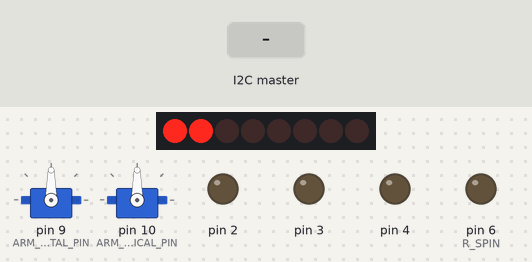
This sketch was run on a simulated Arduino Uno, built with avr-gcc and run on an emulated ATmega328P. On the bench: 8 shift-register outputs drawn as a row of LEDs (first output left, lit = HIGH), 2 × servo, output pins drawn as LEDs (lit = HIGH). Wiring (inferred from the names in the program): shift register (74HC595): data pin 11; shift clock pin 12; latch pin 8. Wiring (inferred from the signals the program sends): row of LEDs: on Q0, Q1, Q2, Q3, Q4, Q5, Q6, Q7. The inputs (shaded band) are chosen by the test bench. Pins used as bus, display or sensor lines are not drawn; what the sketch prints to the serial monitor is not drawn.

Above: at 1.05 s.
1.3 s: the I2C master sends the byte 1
Timing chart, 0 to 8.9 s (numbered marks = the images above; inputs shaded):
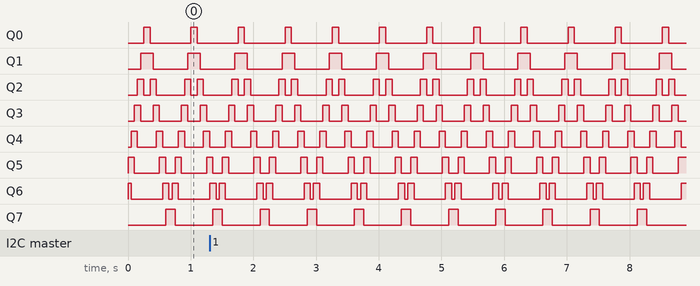

The sketch:

LCB.ino
```cpp
#include <Arduino.h>
#include <Wire.h>
#include "Register.h"
#include "Unit.h"

#define TRANSACTION_LEN 8       // i2c input buffer length. prevents runaway i2c reads
const char compile_date[] = __DATE__ " " __TIME__;

volatile int memIndex = 1;     // store the memory index between i2c read and write

// address to register mapping. only main should be aware of
// addresses. i2c events use them to map address->register enum
// from then on, no need to care about addresses
static register_t address_map[R_LEN] =
{
		[0x00] = R_UNDEFINED,
		[0x01] = R_MOTOR_LEFT,
		[0x02] = R_MOTOR_RIGHT,
		[0x03] = R_ARM_HORIZONTAL,
		[0x04] = R_ARM_HORIZONTAL,
};

// flags, to keep track of updated registers
int event_flags[R_LEN] = { 0 };

// main register memory
int memory[R_LEN] = { 0 };

uint16_t readRequests = 0;      // tracking read requests

void receiveEvent(int num);
void requestEvent();

void setup()
{
    Wire.begin(8);        // join i2c bus
    Wire.onReceive(receiveEvent);   // register event
    Wire.onRequest(requestEvent);   // register event

    Serial.begin(38400);           // start serial for output
    Serial.println(F("begin"));

    unitSetup();
}

// The loop function is called in an endless loop
void loop()
{
//Add your repeated code here

	for (int i = 0; i < R_LEN; i++) {
//		Serial.println("event:");
//		Serial.println(i);

		if (event_flags[i]) {
			unitProcessEvent((register_t) i, memory[i] );
			event_flags[i] = 0;
		}
	}

	unitTick();
	delay(50);
}

void requestEvent() {
    int content = 0xc000;   // register value

//    debugPrintln4(F("--- request event ---"));

    content = memory[memIndex];

//    debugPrint4(F("return value: "));
//    debugPrintln4(content);

    readRequests |= (1 << memIndex); // now we know this register was accessed

    Wire.write(content >> 8);
    Wire.write(content & 0xff);
}

void receiveEvent(int num) {
    byte transaction[TRANSACTION_LEN] = {0};
    byte data;

    int i = 0;
    int code;
    int value = 0;
    int reg = 0;

    while(Wire.available()) {
        data = Wire.read();
        if (i < TRANSACTION_LEN) {
            transaction[i] = data;
        } else {
//            debugPrintln4(F("buffer owerflow"));
        }

        i++;
    }

    if (i != num) {
//        debugPrintln4(F("data length mismatch"));
        // should never happen
        return;
    }

    if (num == 0) {
        return;
    }

    code = transaction[0];
    reg = address_map[code];

    if (reg >= R_LEN || reg == R_UNDEFINED) {
        return;
    }

    Serial.println("code: ");
    Serial.println((int) code);
    Serial.println("reg: ");
    Serial.println((int) reg);

    // if it's a read request. store the register and return
    // next, a requestEvent will occur, and finish the request
    memIndex = code; // always store code, in case master rtries to read data without "write"

    if (i == 1) {
        return;
    }

    if (i != 3) {
        // BORK! raise error..
        return;  //..or just ignore?
    }

    value = transaction[1] << 8;
    value |= transaction[2] & 0xff;

    Serial.println("value: ");
    Serial.println((int) value);

    // register value is unchanged. no need to set triggers. just return
    if (memory[reg] == value) {
        return;
    }

    Serial.println("update");

    memory[reg] = value;
    event_flags[reg] = 1;
}
```

.ino.cpp
```cpp
#ifdef __IN_ECLIPSE__
//This is a automatic generated file
//Please do not modify this file
//If you touch this file your change will be overwritten during the next build
//This file has been generated on 2017-09-25 18:26:33

#include "Arduino.h"
#include <Arduino.h>
#include <Wire.h>
#include "Register.h"
#include "Unit.h"
void setup() ;
void loop() ;
void requestEvent() ;
void receiveEvent(int num) ;

#include "LCB.ino"


#endif
```

LedArray.cpp
```cpp
/*
 * LedArray.cpp
 *
 *  Created on: Sep 23, 2017
 *      Author: jools
 */

#include "LedArray.h"
#include <Arduino.h>
#include "config.h"

LedArray::LedArray() {
	// TODO Auto-generated constructor stub
	  pinMode(latchPin, OUTPUT);
	  pinMode(dataPin, OUTPUT);
	  pinMode(clockPin, OUTPUT);

	  this->ledBits = 3;
	  this->direction = 1;
}

LedArray::~LedArray() {
	// TODO Auto-generated destructor stub
}

void LedArray::run () {
	if (this->direction) {
		this->ledBits <<= 1;
		if (this->ledBits == 384) {
			this->ledBits = 192;
			this->direction = 0;
		}
	} else {
		this->ledBits >>= 1;
		if (this->ledBits == 0) {
			this->ledBits = 3;
			this->direction = 1;
		}
	}

	this->write();
}

void LedArray::write() {

	// turn off the output so the pins don't light up
  // while you're shifting bits:
  digitalWrite(latchPin, LOW);

  // shift the bits out:
  shiftOut(dataPin, clockPin, LSBFIRST, this->ledBits);

    // turn on the output so the LEDs can light up:
  digitalWrite(latchPin, HIGH);

}
```

LedArray.h
```cpp
/*
 * LedArray.h
 *
 *  Created on: Sep 23, 2017
 *      Author: jools
 */

#ifndef LEDARRAY_H_
#define LEDARRAY_H_

//#include <Arduino.h>

class LedArray {
private:
	int ledBits;
	int direction;

public:
	LedArray();
	virtual ~LedArray();

	void write();
	void run ();

};

#endif /* LEDARRAY_H_ */
```

Motor.cpp
```cpp
/*
 * Motor.cpp
 *
 *  Created on: Sep 22, 2017
 *      Author: jools
 */

#include "Motor.h"
#include <Arduino.h>

Motor::Motor() {
	// TODO Auto-generated constructor stub
	this->motorPin1 = 0;
	this->motorPin2 = 0;

}

Motor::~Motor() {
	// TODO Auto-generated destructor stub
}

void Motor::init(const int motorPin1, const int motorPin2) {
	this->motorPin1 = motorPin1;
	this->motorPin2 = motorPin2;

    Serial.println(F("motor init"));
    Serial.println(motorPin1);
    Serial.println(motorPin2);

	pinMode(this->motorPin2, OUTPUT);
	pinMode(this->motorPin1, OUTPUT);
}

void Motor::setSpeed (int speed) {
	if (speed > 0) {
	    digitalWrite(this->motorPin1,LOW);
	    analogWrite(this->motorPin2, speed);

	    Serial.println(F("A"));
	    return;
	}

	if (speed < 0) {
		digitalWrite(this->motorPin1, HIGH);
	    analogWrite(this->motorPin2, -speed);

	    Serial.println(F("B"));
	    return;
	}

    Serial.println(F("C"));

    analogWrite(this->motorPin2, 0);
}
```

Motor.h
```cpp
/*
 * Motor.h
 *
 *  Created on: Sep 22, 2017
 *      Author: jools
 */

#ifndef MOTOR_H_
#define MOTOR_H_


class Motor {
private:
	int motorPin1;
	int motorPin2;

public:
	Motor();
	virtual ~Motor();

	void init(const int motorPin1, const int motorPin2);
	void setSpeed (int speed);

};

#endif /* MOTOR_H_ */
```

Unit.cpp
```cpp
/*
 * Unit.c
 *
 *  Created on: Sep 24, 2017
 *      Author: jools
 */

#include <Arduino.h>
#include "Unit.h"
#include "Register.h"
#include "config.h"
#include "LedArray.h"
#include "Motor.h"
#include <Servo.h>

event_func function_map[R_LEN] = {
		[R_UNDEFINED] = 0,
		[R_MOTOR_LEFT] = eventMotorLeft,
		[R_MOTOR_RIGHT] = eventMotorRight,
		[R_SPEED] = 0,		// -255[backward] -- 255[forward]
		[R_STEER] = 0,		// -255[left] -- 0[center] -- 255[right]
						// really just a loweering
						// of speed on the inner wheel
		[R_STOP] = 0,			// stop vehicle. can be acchieved with speed 0 also
		[R_SPIN] = 0,			// spin speed -255[left] -- 255[right]

		[R_ARM_HORIZONTAL] = eventArmHorizontal,
		[R_ARM_VERTICAL] = eventArmVertical
};


enum motor_t { MOTOR_LEFT, MOTOR_RIGHT };
enum arm_t { ARM_HORIZONTAL, ARM_VERTICAL };

static Motor* motors[] = {
	[MOTOR_LEFT] = new Motor,
	[MOTOR_RIGHT] =	new Motor
};

static Servo* arm[] = {
	[ARM_HORIZONTAL] = new Servo,
	[ARM_VERTICAL] = new Servo
};

static LedArray ledArray;

void unitSetup() {
	/*
	motors[MOTOR_LEFT]->init(5, 6);
	motors[MOTOR_RIGHT]->init(10, 9);
*/
	motors[MOTOR_LEFT]->init(MOTOR_LEFT_DIRECTION, MOTOR_LEFT_ENABLE);
	motors[MOTOR_RIGHT]->init(MOTOR_RIGHT_DIRECTION, MOTOR_RIGHT_ENABLE);

	arm[ARM_HORIZONTAL]->attach(ARM_HORIZONTAL_PIN);
	arm[ARM_VERTICAL]->attach(ARM_VERTICAL_PIN);
}

void unitTick(void) {
	ledArray.run();
}

void eventArmHorizontal(int value) {
    Serial.println(F("arm h"));

	arm[ARM_HORIZONTAL]->write(value);
}

void eventArmVertical(int value) {
    Serial.println(F("arm v"));

	arm[ARM_VERTICAL]->write(value);
}

void eventMotorLeft (int speed) {
    Serial.println(F("motor left"));

	motors[MOTOR_LEFT]->setSpeed(speed);
}

void eventMotorRight (int speed) {
    Serial.println(F("motor right"));

	motors[MOTOR_RIGHT]->setSpeed(speed);
}

void unitProcessEvent (register_t reg, int data) {
	if (function_map[reg] == 0) {
		return;
	}

	(*(function_map[reg])) (data);
}
```

Unit.h
```cpp
/*
 * Unit.h
 *
 *  Created on: Sep 24, 2017
 *      Author: jools
 */

#ifndef UNIT_H_
#define UNIT_H_

#include "Register.h"
#include "Motor.h"

typedef void (*event_func) (int);

void unitSetup();

void eventMotorLeft (int speed);
void eventMotorRight (int speed);
void eventArmHorizontal(int value);
void eventArmVertical(int value);

void unitProcessEvent (register_t reg, int data);
void unitTick(void);

#endif /* UNIT_H_ */
```

config.h
```cpp
/*
 * config.h
 *
 *  Created on: Sep 23, 2017
 *      Author: jools
 */

#ifndef CONFIG_H_
#define CONFIG_H_

// LED SPI
#define latchPin 8
#define clockPin 12	//Pin connected to clock pin (SH_CP) of 74HC595
#define dataPin 11	//Pin connected to Data in (DS) of 74HC595

// MOTOR PINS
#define MOTOR_LEFT_DIRECTION 4
#define MOTOR_LEFT_ENABLE	6		// PWM

#define MOTOR_RIGHT_DIRECTION 2
#define MOTOR_RIGHT_ENABLE	3		// PWM

// SERVO PINS
#define ARM_HORIZONTAL_PIN	9
#define ARM_VERTICAL_PIN	10

#endif /* CONFIG_H_ */
```

Register.h
```cpp
/*
 * Register.h
 *
 *  Created on: Sep 23, 2017
 *      Author: jools
 */

#ifndef REGISTER_H_
#define REGISTER_H_

typedef enum {
	// these are for testing
		R_UNDEFINED,	// not used. 0 indicates undefined register map
        R_MOTOR_LEFT,
        R_MOTOR_RIGHT,

		R_SPEED,		// -255[backward] -- 255[forward]
		R_STEER,		// -255[left] -- 0[center] -- 255[right]
						// really just a loweering
						// of speed on the inner wheel
		R_STOP,			// stop vehicle. can be acchieved with speed 0 also
		R_SPIN,			// spin speed -255[left] -- 255[right]

		R_ARM_HORIZONTAL,
		R_ARM_VERTICAL,

	R_LEN
} register_t;

#endif /* REGISTER_H_ */
```
